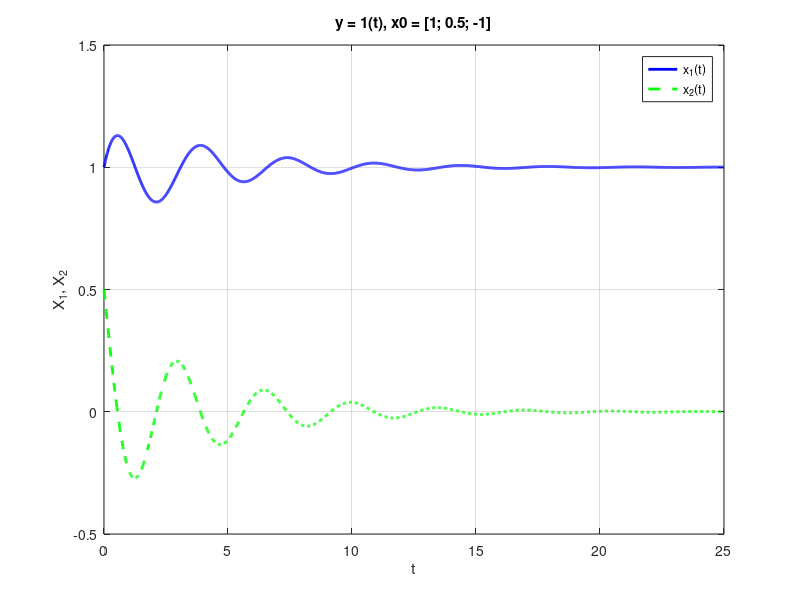

Write MATLAB code to recreate this figure.
clc;            % Очистка командного окна
clear all;      % Очистка всех переменных из рабочей области
close all;      % Закрытие всех открытых графиков

% Задание параметров системы
a0 = 5;
a1 = 4;
a2 = 2;
a3 = 1;
b0 = 5;

% Приведение системы к форме Коши
A = [0,      1,       0;
     0,      0,       1;
     -a0/a3, -a1/a3,  -a2/a3];

B = [0; 
     0; 
     b0/a3];

% Параметры моделирования
T = 25;                     % Общее время моделирования
h = 1e-2;                   % Шаг по времени
t = linspace(0, T, T/h);    % Временной вектор
x = zeros(3, length(t));    % Инициализация матрицы состояния

% Начальные условия
x(:, 1) = [1; 0.5; -1];     % Начальные значения для x1, x2, x3

% Моделирование с использованием метода Рунге-Кутты 4-го порядка
for k = 2:length(t)
    % Вычисление первого приближения
    F1 = A * x(:, k-1) + B;

    % Вычисление второго приближения
    F2 = A * (x(:, k-1) + 2/3 * h * F1) + B;

    % Обновление состояния
    x(:, k) = x(:, k-1) + h/4 * (F1 + 3 * F2);
end

% Построение графиков
figure;
plot(t, x(1, :), '-', 'Color', 'blue', 'LineWidth', 2);     % График x1
hold on;                                                    % Удерживаем текущую фигуру
plot(t, x(2, :), '--', 'Color', 'green', 'LineWidth', 2);   % График x2
grid on;                                                    % Включение сетки
xlabel('t');                                                % Подпись оси X
ylabel('X_1, X_2');                                         % Подпись оси Y
title('y = 1(t), x0 = [1; 0.5; -1]');                       % Заголовок графика

% Добавление легенды
legend('x_1(t)', 'x_2(t)', 'Location', 'best');

% Создание папки graphics, если она не существует
folderName = 'graphics';
if ~exist(folderName, 'dir')
    mkdir(folderName);  % Создание папки
    fprintf('Папка "%s" была создана.\n', folderName);

else
    fprintf('Папка "%s" уже существует.\n', folderName);
end

% Сохранение графика в формате PNG
filePath = fullfile(folderName, 'plot_1.png'); % Полный путь к файлу
try
    saveas(gcf, filePath);
    fprintf('График успешно сохранен в "%s".\n', filePath);

catch ME
    fprintf('Ошибка при сохранении графика: %s\n', ME.message);
end
